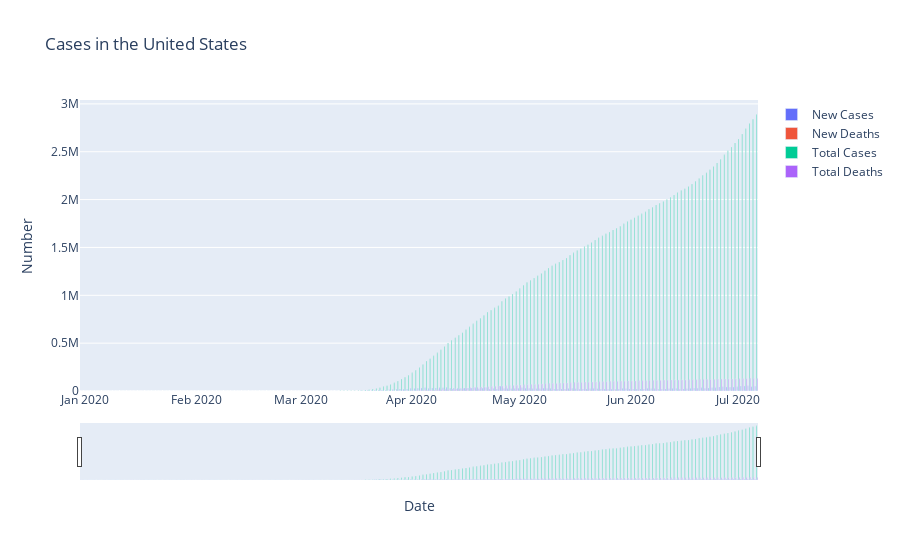

The cell this chart's notebook holds for it:
### Code cell
fig4 = go.Figure(data=[
    go.Bar(name='New Cases', x=us['date'], y=us['new_cases']),
    go.Bar(name='New Deaths', x=us['date'], y=us['new_deaths']),
    go.Bar(name='Total Cases', x=us['date'], y=us['total_cases']),
    go.Bar(name='Total Deaths', x=us['date'], y=us['total_deaths'])

])
fig4.update_xaxes(rangeslider_visible=True)

fig4.update_layout(title='Cases in the United States',
                   xaxis_title='Date',
                   yaxis_title='Number')

# Change the bar mode
fig4.update_layout(barmode='group')
fig4.show()

### Figure 1 — Plotly figure (JSON) as saved in the notebook; plotly's stock layout.template omitted (floating-point values rounded to 4 significant figures; data arrays with more than 128 entries replaced by an {"elided": "..."} marker saying what was removed)
{"data": [{"name": "New Cases", "type": "bar", "x": {"elided": "189 str values"}, "y": {"elided": "189 int values"}}, {"name": "New Deaths", "type": "bar", "x": {"elided": "189 str values"}, "y": {"elided": "189 int values"}}, {"name": "Total Cases", "type": "bar", "x": {"elided": "189 str values"}, "y": {"elided": "189 int values"}}, {"name": "Total Deaths", "type": "bar", "x": {"elided": "189 str values"}, "y": {"elided": "189 int values"}}], "layout": {"barmode": "group", "title": {"text": "Cases in the United States"}, "xaxis": {"rangeslider": {"visible": true}, "title": {"text": "Date"}}, "yaxis": {"title": {"text": "Number"}}}}
